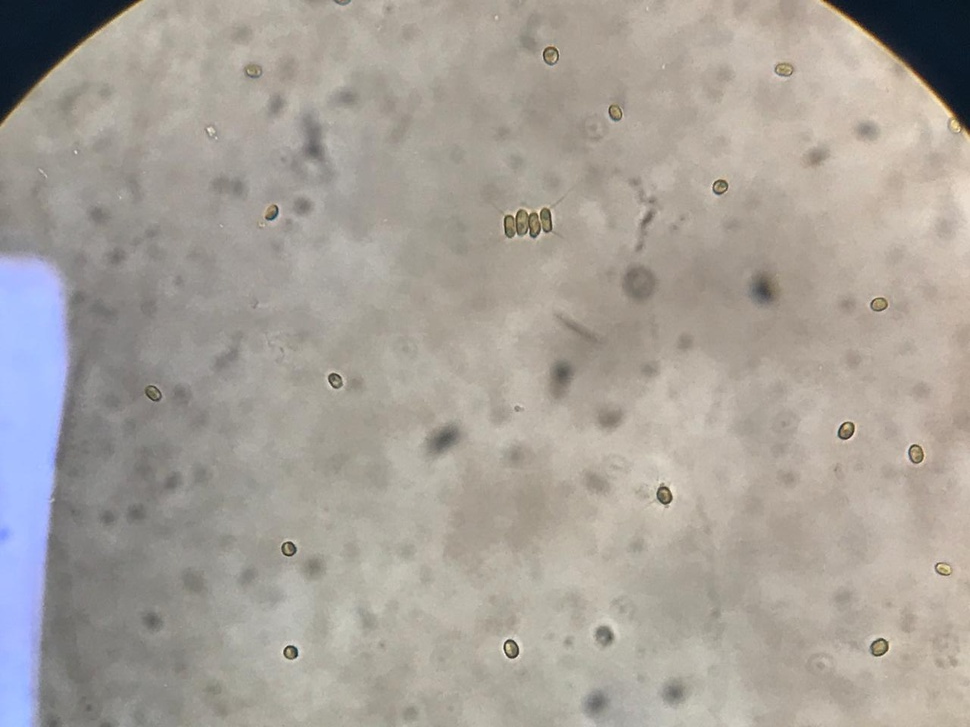
#> input picture python_client/test.jpg, 970 x 727 px, shrunk from 1280 x 960 before the run, found by its file name
$ python analise_real.py
#> lines starting #> are read from the running program, lines starting #| are printed output that depends on the picture; after the words box and inside, x2 and y2 are one past the last pixel; in counts of white or black regions, pixels touching at a corner belong together
import cv2
import numpy as np
import requests

# --- CONFIGURAÇÕES FINAIS ---
ARQUIVO_IMAGEM = "python_client/test.jpg"
AREA_MINIMA = 60       # Tamanho mínimo para ser considerado bicho
TAMANHO_MEDIO_ALGA = 85 # Aumentei um pouco para ele não exagerar na conta da colônia

def analisar_com_mascara():
    print(f"🚀 Iniciando Análise Focada (Com Máscara) em: {ARQUIVO_IMAGEM}...")

    img = cv2.imread(ARQUIVO_IMAGEM)
#> img is the input picture: shape (727, 970, 3); mean B, G, R 153.8, 161.1, 166.9
    if img is None:
        print("❌ Erro: Imagem não encontrada.")
        return

    # Pega altura (h) e largura (w) da imagem
    h, w = img.shape[:2]
#> h = 727; w = 970

    # --- NOVIDADE: A MÁSCARA CIRCULAR (Cortador de Biscoito) ---
    # Cria uma imagem preta vazia
    mascara_foco = np.zeros((h, w), dtype="uint8")
    # Desenha um círculo branco no meio (onde queremos olhar)
    raio = int(h / 2) - 10
#> raio = 353
    cv2.circle(mascara_foco, (w // 2, h // 2), raio, 255, -1)
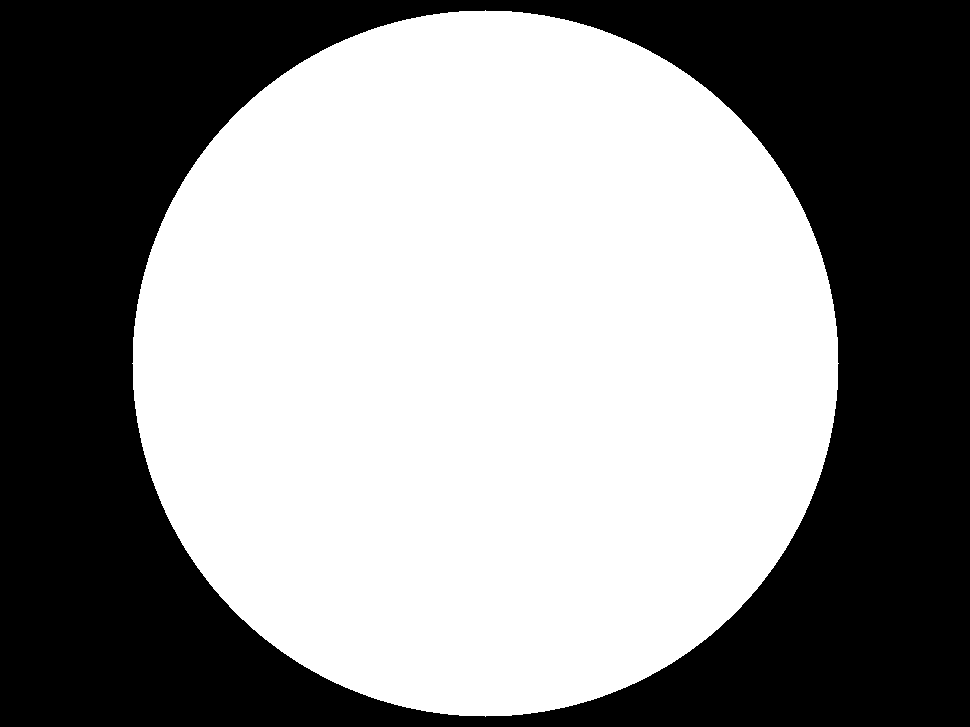
#> mascara_foco: shape (727, 970); 55.5% white; 1 black region, box (x1, y1, x2, y2) and area: (0, 0, 970, 727) 313757

    # "Apaga" tudo que estiver fora do círculo na imagem original
    img_focada = cv2.bitwise_and(img, img, mask=mascara_foco)
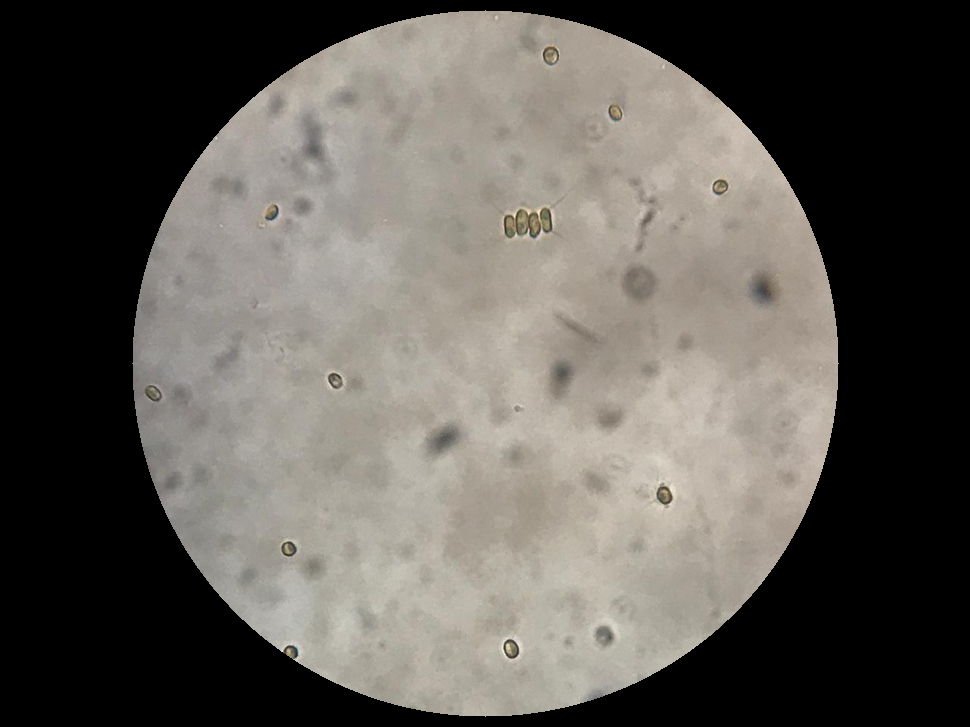
#> img_focada: shape (727, 970, 3); mean B, G, R 84.8, 90.6, 94.4

    # 1. Processamento
    cinza = cv2.cvtColor(img_focada, cv2.COLOR_BGR2GRAY)
    suave = cv2.GaussianBlur(cinza, (5, 5), 0)

    # 2. Threshold Adaptativo
    binaria = cv2.adaptiveThreshold(suave, 255, cv2.ADAPTIVE_THRESH_GAUSSIAN_C,
                                    cv2.THRESH_BINARY_INV, 11, 2)
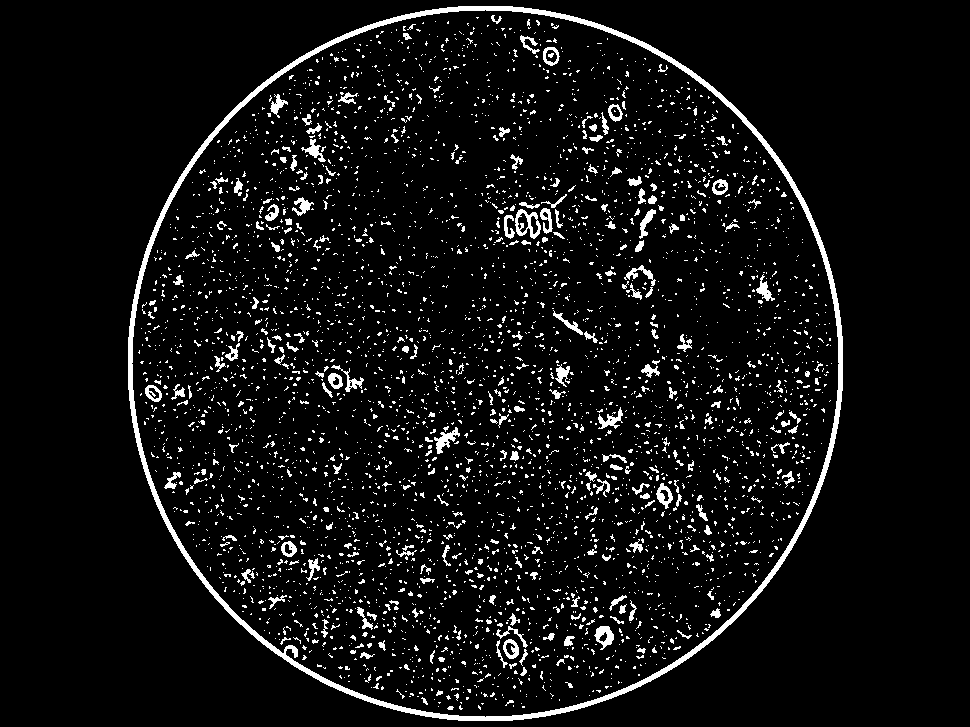
#> binaria: shape (727, 970); 6.2% white; 4121 white regions (3831 under 20 px), largest, box (x1, y1, x2, y2) and area: (128, 6, 843, 721) 11399, (515, 209, 541, 239) 346, (434, 427, 460, 454) 269

    # 3. Importante: Aplicar a máscara na binária também para limpar as bordas pretas
    binaria = cv2.bitwise_and(binaria, binaria, mask=mascara_foco)
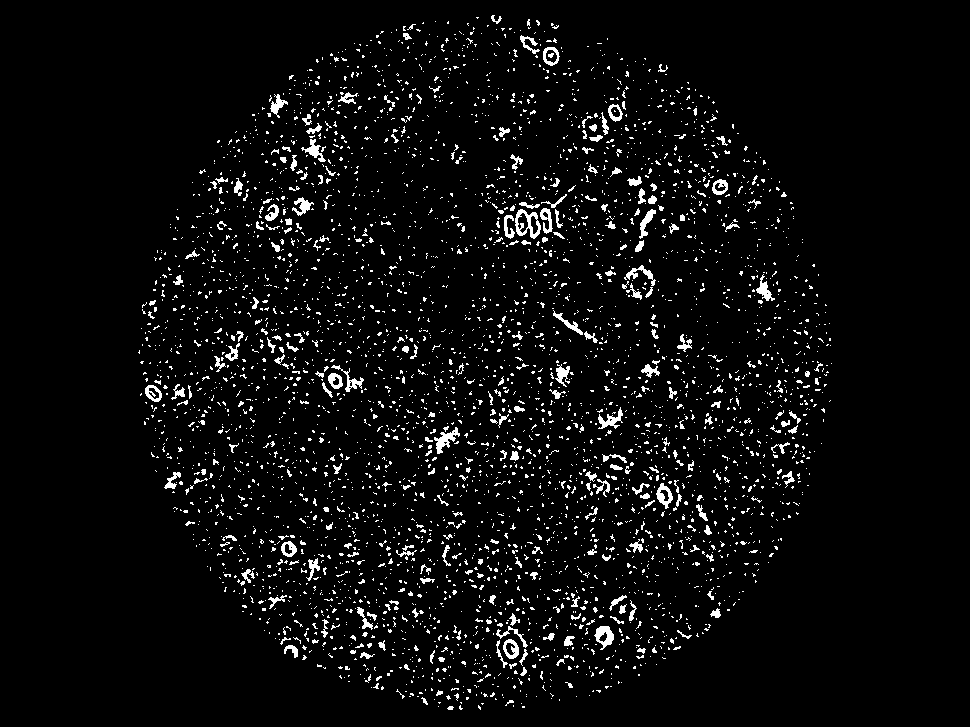
#> binaria: shape (727, 970); 4.6% white in thin lines or dots, all inside (x1, y1, x2, y2) = (138, 15, 832, 710)

    # 4. Contornos
    contornos, _ = cv2.findContours(binaria, cv2.RETR_EXTERNAL, cv2.CHAIN_APPROX_SIMPLE)
#> contornos = 4119 contours, 3976 with area under 20; largest, box (x1, y1, x2, y2) and area: (515, 209, 541, 239) 495, (594, 626, 614, 650) 270, (656, 483, 673, 509) 230, (543, 47, 560, 66) 227, (434, 427, 460, 454) 220

    total_organismos = 0
    img_resultado = img_focada.copy()

    for contorno in contornos:
        area = cv2.contourArea(contorno)

        if area > AREA_MINIMA:
            # Lógica de Colônia
            quantidade = 1
            if area > (TAMANHO_MEDIO_ALGA * 1.5):
                quantidade = int(area / TAMANHO_MEDIO_ALGA)

            total_organismos += quantidade

            # Desenho
            x, y, w, h = cv2.boundingRect(contorno)
            cor = (0, 255, 0)
            if quantidade > 1:
                cor = (255, 0, 0) # Azul
                cv2.putText(img_resultado, str(quantidade), (x, y-5), cv2.FONT_HERSHEY_SIMPLEX, 0.5, cor, 2)

            cv2.rectangle(img_resultado, (x, y), (x + w, y + h), cor, 2)
#> this loop made 4119 passes
#> (area, quantidade, total_organismos, x, y, w, h, cor) on passes 216, 238, 300, 301, 415, 734, 852, 863, 1255, 1294, 1359, 1705: (66, 1, 1, 284, 645, 14, 13, (0, 255, 0)), (219, 2, 3, 503, 639, 16, 20, (255, 0, 0)), (270.5, 3, 6, 594, 626, 20, 24, (255, 0, 0)), (85.5, 1, 7, 496, 626, 32, 22, (0, 255, 0)), (86, 1, 8, 357, 607, 16, 23, (0, 255, 0)), (93.5, 1, 9, 306, 558, 14, 23, (0, 255, 0)), (167.5, 1, 10, 281, 541, 16, 16, (0, 255, 0)), (61, 1, 11, 629, 539, 14, 14, (0, 255, 0)), (230.5, 2, 13, 656, 483, 17, 26, (255, 0, 0)), (68.5, 1, 14, 593, 479, 17, 18, (0, 255, 0)), (92.5, 1, 15, 164, 472, 17, 17, (0, 255, 0)), (220.5, 2, 17, 434, 427, 26, 27, (255, 0, 0))
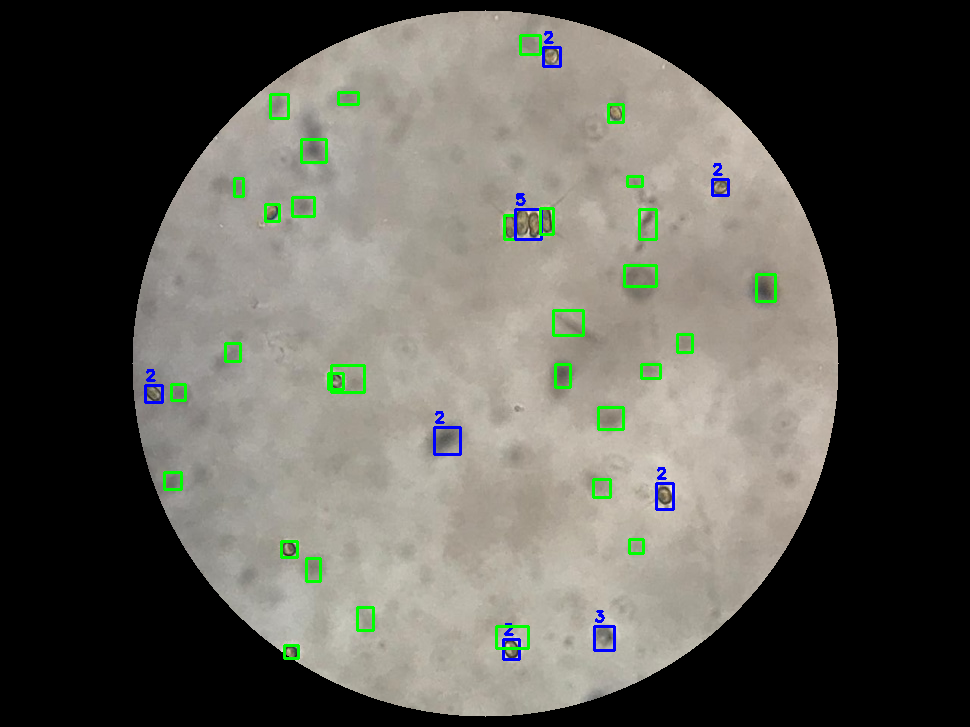
#> img_resultado: shape (727, 970, 3); 1.33% of pixels changed, all inside (x1, y1, x2, y2) = (144, 31, 777, 661)
#> after the loop, total_organismos = 51

    # Salvar e Enviar
    cv2.imwrite("python_client/resultado_analise.jpg", img_resultado)
    print(f"🔬 Resultado Final: {total_organismos} organismos.")
#| 🔬 Resultado Final: 51 organismos.

    try:
        dados = {
            "especie": "Nível 3 - Focado",
            "quantidade": total_organismos,
            "confiancaIA": 95,
            "localColeta": "Lab Kleyton"
        }
#> dados = {'especie': 'Nível 3 - Focado', 'quantidade': 51, 'confiancaIA': 95, 'localColeta': 'Lab Kleyton'}
        requests.post("http://localhost:8081/analises", json=dados)
#> (this line was passed over: requests is not available in this run)
        print("✅ Dados enviados!")
    except:
        pass

if __name__ == "__main__":
    analisar_com_mascara()
